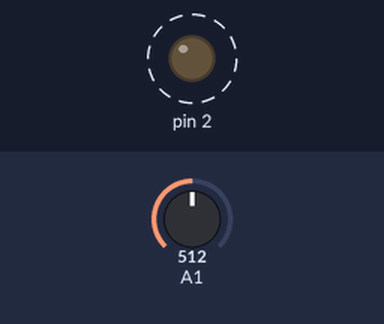
A sketch run on a simulated Arduino Uno, built with avr-gcc and run on an emulated ATmega328P. Parts: output pins drawn as LEDs (lit = HIGH). Dashed ring = blinking. Inputs (shaded band) come from the test bench; at power-on: A1 = 512.

Above: at 1.8 s.
1.9 s: A1 set to 0
At 2.5 s:
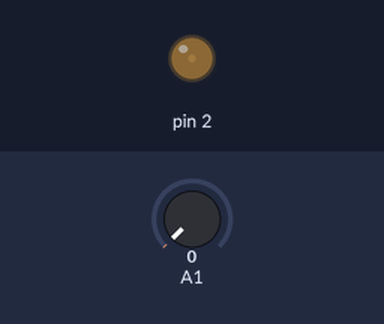
3.6 s: A1 set to 122
At 3.9 s:
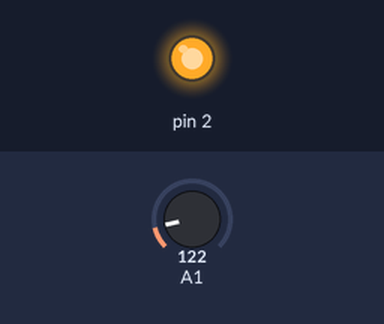
Timing chart, 0 to 13.1 s (numbered marks = the images above; inputs shaded):
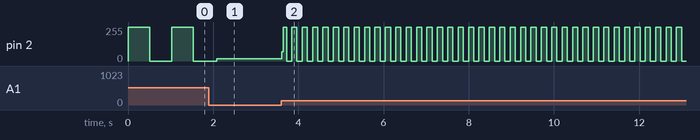

Measured:
- after the input at 3.6 s, pin 2: 16/255 → 68/255 at once, then moves between 0/255 and 255/255, repeating every 0.24 s
- by itself, pin 2: alternates 255/255 for 0.51 s and 0/255 for 0.51 s

The sketch:

potencjometr_dioda.ino
```cpp
int odczytanaWartosc = 0;

void setup() {
  // put your setup code here, to run once:
  pinMode(2, OUTPUT);
}

void loop() {
  // put your main code here, to run repeatedly:
  odczytanaWartosc = analogRead(A1);
  digitalWrite(2, HIGH);
  delay(odczytanaWartosc);
  digitalWrite(2, LOW);
  delay(odczytanaWartosc);
}
```
